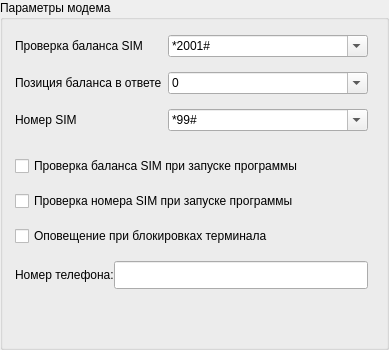
                              <widget class="QGroupBox" name="grpAdminSettingModemReq">
                                <property name="sizePolicy">
                                  <sizepolicy hsizetype="Expanding" vsizetype="Expanding">
                                    <horstretch>0</horstretch>
                                    <verstretch>0</verstretch>
                                  </sizepolicy>
                                </property>
                                <property name="title">
                                  <string>Параметры модема</string>
                                </property>
                                <layout class="QVBoxLayout" name="verticalLayout_21">
                                  <property name="leftMargin">
                                    <number>12</number>
                                  </property>
                                  <property name="topMargin">
                                    <number>15</number>
                                  </property>
                                  <property name="rightMargin">
                                    <number>12</number>
                                  </property>
                                  <property name="bottomMargin">
                                    <number>12</number>
                                  </property>
                                  <item>
                                    <layout class="QGridLayout" name="gridLayout_8"
                                      columnstretch="10,0">
                                      <property name="rightMargin">
                                        <number>6</number>
                                      </property>
                                      <property name="bottomMargin">
                                        <number>6</number>
                                      </property>
                                      <property name="verticalSpacing">
                                        <number>15</number>
                                      </property>
                                      <item row="4" column="0" colspan="2">
                                        <widget class="QCheckBox" name="chbxAdminCheckBalanceSim">
                                          <property name="text">
                                            <string>Проверка баланса SIM при запуске программы</string>
                                          </property>
                                        </widget>
                                      </item>
                                      <item row="5" column="0" colspan="2">
                                        <widget class="QCheckBox" name="chbxAdminCheckNumberSim">
                                          <property name="text">
                                            <string>Проверка номера SIM при запуске программы</string>
                                          </property>
                                        </widget>
                                      </item>
                                      <item row="6" column="0" colspan="2">
                                        <widget class="QCheckBox" name="chbxAdminSMSerrValidator">
                                          <property name="text">
                                            <string>Оповещение при блокировках терминала</string>
                                          </property>
                                        </widget>
                                      </item>
                                      <item row="7" column="0" colspan="2">
                                        <layout class="QHBoxLayout" name="horizontalLayout_14">
                                          <property name="spacing">
                                            <number>0</number>
                                          </property>
                                          <item>
                                            <widget class="QLabel"
                                              name="lblAdminTitleNumberSMSCenterInf">
                                              <property name="text">
                                                <string>Номер телефона:</string>
                                              </property>
                                            </widget>
                                          </item>
                                          <item>
                                            <widget class="QLineEdit" name="editSmsNumberPhone">
                                              <property name="font">
                                                <font>
                                                  <family>Arial</family>
                                                  <pointsize>13</pointsize>
                                                </font>
                                              </property>
                                              <property name="alignment">
                                                <set>Qt::AlignCenter</set>
                                              </property>
                                            </widget>
                                          </item>
                                        </layout>
                                      </item>
                                      <item row="0" column="0">
                                        <widget class="QLabel" name="lblAdminTitleRequestInf">
                                          <property name="text">
                                            <string>Проверка баланса SIM</string>
                                          </property>
                                        </widget>
                                      </item>
                                      <item row="0" column="1">
                                        <widget class="QComboBox" name="cbxAdminRequestBalanceSim">
                                          <property name="minimumSize">
                                            <size>
                                              <width>200</width>
                                              <height>0</height>
                                            </size>
                                          </property>
                                          <property name="editable">
                                            <bool>true</bool>
                                          </property>
                                          <item>
                                            <property name="text">
                                              <string>*2001#</string>
                                            </property>
                                          </item>
                                          <item>
                                            <property name="text">
                                              <string>*2001*2#</string>
                                            </property>
                                          </item>
                                          <item>
                                            <property name="text">
                                              <string>*102#</string>
                                            </property>
                                          </item>
                                          <item>
                                            <property name="text">
                                              <string>*100#</string>
                                            </property>
                                          </item>
                                        </widget>
                                      </item>
                                      <item row="1" column="0">
                                        <widget class="QLabel" name="lblAdminTitleRequestInfPos">
                                          <property name="text">
                                            <string>Позиция баланса в ответе</string>
                                          </property>
                                        </widget>
                                      </item>
                                      <item row="2" column="0">
                                        <widget class="QLabel" name="lblAdminTitleRequestInf2">
                                          <property name="text">
                                            <string>Номер SIM</string>
                                          </property>
                                        </widget>
                                      </item>
                                      <item row="1" column="1">
                                        <widget class="QComboBox" name="cbxAdminPositionBalanceSim">
                                          <property name="minimumSize">
                                            <size>
                                              <width>200</width>
                                              <height>0</height>
                                            </size>
                                          </property>
                                          <property name="editable">
                                            <bool>true</bool>
                                          </property>
                                          <item>
                                            <property name="text">
                                              <string>0</string>
                                            </property>
                                          </item>
                                          <item>
                                            <property name="text">
                                              <string>1</string>
                                            </property>
                                          </item>
                                          <item>
                                            <property name="text">
                                              <string>2</string>
                                            </property>
                                          </item>
                                          <item>
                                            <property name="text">
                                              <string>3</string>
                                            </property>
                                          </item>
                                          <item>
                                            <property name="text">
                                              <string>4</string>
                                            </property>
                                          </item>
                                          <item>
                                            <property name="text">
                                              <string>5</string>
                                            </property>
                                          </item>
                                          <item>
                                            <property name="text">
                                              <string>6</string>
                                            </property>
                                          </item>
                                          <item>
                                            <property name="text">
                                              <string>7</string>
                                            </property>
                                          </item>
                                          <item>
                                            <property name="text">
                                              <string>8</string>
                                            </property>
                                          </item>
                                          <item>
                                            <property name="text">
                                              <string>9</string>
                                            </property>
                                          </item>
                                          <item>
                                            <property name="text">
                                              <string>10</string>
                                            </property>
                                          </item>
                                        </widget>
                                      </item>
                                      <item row="2" column="1">
                                        <widget class="QComboBox" name="cbxAdminRequestNumberSim">
                                          <property name="minimumSize">
                                            <size>
                                              <width>200</width>
                                              <height>0</height>
                                            </size>
                                          </property>
                                          <property name="editable">
                                            <bool>true</bool>
                                          </property>
                                          <item>
                                            <property name="text">
                                              <string>*99#</string>
                                            </property>
                                          </item>
                                          <item>
                                            <property name="text">
                                              <string>*2000#</string>
                                            </property>
                                          </item>
                                        </widget>
                                      </item>
                                      <item row="8" column="0" colspan="2">
                                        <spacer name="verticalSpacer_17">
                                          <property name="orientation">
                                            <enum>Qt::Vertical</enum>
                                          </property>
                                          <property name="sizeHint" stdset="0">
                                            <size>
                                              <width>20</width>
                                              <height>40</height>
                                            </size>
                                          </property>
                                        </spacer>
                                      </item>
                                      <item row="3" column="0">
                                        <spacer name="verticalSpacer_19">
                                          <property name="orientation">
                                            <enum>Qt::Vertical</enum>
                                          </property>
                                          <property name="sizeType">
                                            <enum>QSizePolicy::Fixed</enum>
                                          </property>
                                          <property name="sizeHint" stdset="0">
                                            <size>
                                              <width>20</width>
                                              <height>10</height>
                                            </size>
                                          </property>
                                        </spacer>
                                      </item>
                                    </layout>
                                  </item>
                                </layout>
                              </widget>
